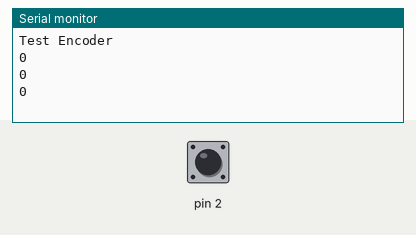
A sketch run on a simulated Arduino Uno, built with avr-gcc and run on an emulated ATmega328P. On the bench: the last lines printed to the serial monitor. Inputs (shaded band) come from the test bench; at power-on: pin 2 HIGH.

Above: at 1.2 s.
1.3 s: pin 2 pulled LOW for 0.15 s
At 1.9 s:
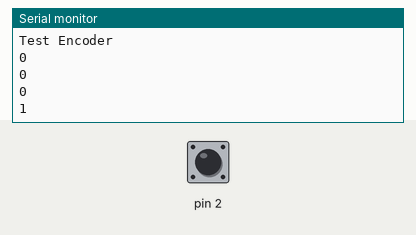
2.9 s: pin 2 pulled LOW for 1 s
At 4.4 s:
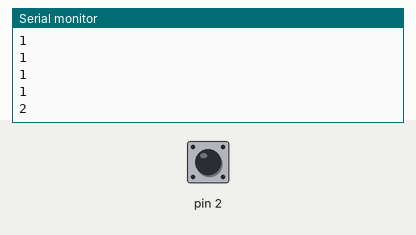
5.4 s: pin 2 pulled LOW for 0.15 s
At 6.4 s:
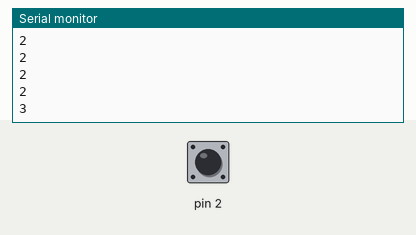
Timing chart, 0 to 8.4 s (numbered marks = the images above; inputs shaded):
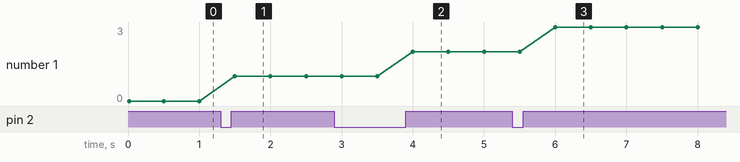

Measured:
- after the input at 1.3 s, the serial monitor: prints a new line after 0.20 s (image 1)
- after the input at 2.9 s, the serial monitor: prints a new line after 1.1 s (image 2)
- after the input at 5.4 s, the serial monitor: prints a new line after 0.60 s (image 3)
- plotted number 1: 0 → 1 after the input at 1.3 s, 1 → 2 after the input at 2.9 s, 2 → 3 after the input at 5.4 s

The sketch:

WK10.2Lab.ino
```cpp
#define PINA 2
int count = 0;

void setup(){
  pinMode(2, INPUT_PULLUP);
  attachInterrupt(digitalPinToInterrupt(2),
                  ISR_Ext, RISING);
  Serial.begin(9600);
  Serial.println("Test Encoder");
}
void loop(){
  Serial.println(count);
  delay(500);
}
void ISR_Ext(){
   count++;
}
```
